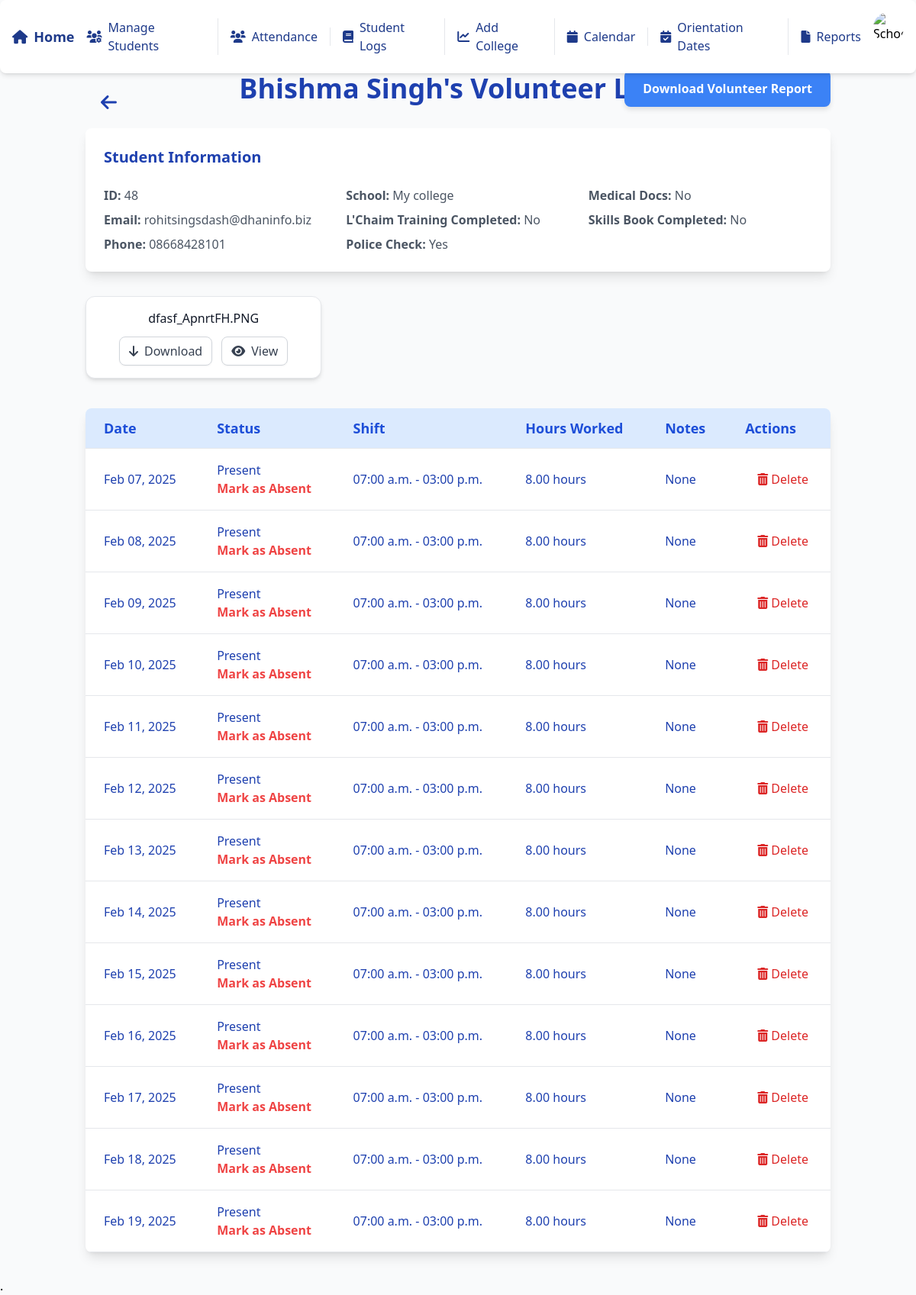
Screenshot of /student/48/logs/ with the database file from the repository.
### students/models.py (models this page shows, shortened)
class StudentProfile(models.Model):
    SHIFT_CHOICES = [
        ('Weekdays', 'Weekdays'),
        ('Weekends', 'Weekends'),
    ]
    WEEKDAYS_CHOICES = [
        ('Monday', 'Monday'),
        ('Tuesday', 'Tuesday'),
        ('Wednesday', 'Wednesday'),
        ('Thursday', 'Thursday'),
        ('Friday', 'Friday'),
    ]
    first_name = models.CharField(max_length=100)
    last_name = models.CharField(max_length=100)
    phone = models.CharField(max_length=15, default='')
    email = models.EmailField(unique=True)
    college_contact_person = models.EmailField(default='', blank=True)
    school = models.CharField(max_length=100)
    college = models.ForeignKey(College, on_delete=models.SET_NULL, null=True, blank=True)
    lchaim_training_completed = models.BooleanField(default=False)
    police_check = models.BooleanField(default=False)
    med_docs = models.BooleanField(default=False)
    hours_requested = models.IntegerField(null=True)
    hours_completed = models.PositiveIntegerField(default=0)
    shift_requested = models.CharField(max_length=10, choices=SHIFT_CHOICES)
    weekdays_selected = models.TextField(null=True, blank=True)
    assigned_shift = models.ForeignKey(Shift, on_delete=models.SET_NULL, null=True, blank=True, related_name="students")
    start_date = models.DateField(null=True)
    end_date = models.DateField(null=True)
    lchaim_orientation_date = models.ForeignKey(OrientationDate, on_delete=models.SET_NULL, null=True, blank=True)
    skills_book_completed = models.BooleanField(default=False)
    comments = models.TextField(blank=True, null=True)
    status = models.CharField(
        max_length=10,
        choices=[('Training', 'Training'), ('Graduated', 'Graduated')],
        default='Training'
    )

class StudentFile(models.Model):
    student = models.ForeignKey(StudentProfile, on_delete=models.CASCADE, related_name="files")
    file = models.FileField(upload_to="student_files/")
    uploaded_at = models.DateTimeField(auto_now_add=True)
    class Meta:
        ordering = ['uploaded_at']

class VolunteerLog(models.Model):
    student = models.ForeignKey(StudentProfile, on_delete=models.CASCADE, related_name="volunteer_logs")
    date = models.DateField()
    shift = models.ForeignKey(Shift, on_delete=models.SET_NULL, null=True, blank=True)
    start_time = models.TimeField(null=True, blank=True)
    end_time = models.TimeField(null=True, blank=True)
    hours_worked = models.DecimalField(max_digits=5, decimal_places=2, null=True)
    status = models.CharField(max_length=10, choices=[('Present', 'Present'), ('Absent', 'Absent')], default='Absent')
    notes = models.TextField(blank=True, null=True)
    class Meta:
        ordering = ['date']

### students/views.py (the view, shortened to what this page needs)
# urls.py: path('student/<int:student_id>/logs/', views.student_details, name='student_details'),
def student_details(request, student_id):
    student = get_object_or_404(StudentProfile, id=student_id)
    volunteer_logs = VolunteerLog.objects.filter(student=student).order_by('date')  # Ascending order
    student_files = StudentFile.objects.filter(student=student)
    filename_pattern = re.compile(r'([^/]+)$')
    for file in student_files:
        match = filename_pattern.search(file.file.name)
        if match:
            file.file = match.group(0)
    total_hours = 0
    for log in volunteer_logs:
        if log.status == 'Present':
            total_hours += log.hours_worked if log.hours_worked else 7
    return render(request, 'student_details.html', {
        'student': student,
        'volunteer_logs': volunteer_logs,
        'total_hours': total_hours,
        'student_files': student_files
    })

### students/templates/student_details.html (shortened to what this page needs)
<!DOCTYPE html>
<html lang="en">
<head>
    <script src="https://cdn.tailwindcss.com"></script>
</head>
<body class="bg-gray-50">
    {% include 'navbar.html' %}
    <div class="container mx-auto px-6 mt-24">
        <div class="header-container mb-8">
            <button onclick="window.history.back()" class="back-button">
                <i class="fas fa-arrow-left"></i>
            </button>
            <h1 class="text-4xl font-semibold text-blue-800">
                {{ student.first_name }} {{ student.last_name }}'s Volunteer Logs
            </h1>
            <a href="{% url 'download_excel_user_wise' student.id %}" class="download-btn">
                Download Volunteer Report
            </a>
        </div>
        <div class="grid gap-8 mb-8">
            <div class="col-span-1 bg-white p-6 rounded-lg shadow-lg hover:shadow-xl transition duration-300">
                <h3 class="text-xl font-semibold text-blue-800 mb-6">Student Information</h3>
                <div class="grid grid-cols-1 sm:grid-cols-2 lg:grid-cols-3 gap-6">
                    <div class="space-y-2">
                        <p class="text-gray-600"><strong>ID:</strong> {{ student.id }}</p>
                        <p class="text-gray-600"><strong>Email:</strong> {{ student.email }}</p>
                        <p class="text-gray-600"><strong>Phone:</strong> {{ student.phone }}</p>
                    </div>
                    <div class="space-y-2">
                        <p class="text-gray-600"><strong>School:</strong> {{ student.school }}</p>
                        <p class="text-gray-600"><strong>L'Chaim Training Completed:</strong> {{student.lchaim_training_completed|yesno:"Yes,No" }}</p>
                        <p class="text-gray-600"><strong>Police Check:</strong> {{ student.police_check|yesno:"Yes,No" }}</p>
                    </div>
                    <div class="space-y-2">
                        <p class="text-gray-600"><strong>Medical Docs:</strong> {{ student.med_docs|yesno:"Yes,No" }}
                        </p>
                        <p class="text-gray-600"><strong>Skills Book Completed:</strong> {{student.skills_book_completed|yesno:"Yes,No" }}</p>
                    </div>
                </div>
            </div>
        </div>
        <div class="grid grid-cols-1 sm:grid-cols-2 lg:grid-cols-3 gap-6">
            {% for file in student_files %}
            <div class="file-card flex flex-col items-center p-4 border rounded-xl shadow-md bg-white transition-transform transform hover:scale-[1.02] hover:shadow-lg">
                <span class="file-name font-medium text-gray-900 truncate w-full text-center">{{ file.file.name }}</span>
                <div class="mt-3 flex space-x-3">
                    <a href="{% url 'download_file' file.id %}" class="download-link flex items-center gap-2 text-gray-700 px-3 py-1.5 rounded-lg border border-gray-300 shadow-sm hover:bg-gray-100 transition">
                        <i class="fas fa-arrow-down"></i> Download
                    </a>
                    <a href="/media/student_files/{{ file.file.name }}" target="_blank" class="view-link flex items-center gap-2 text-gray-700 px-3 py-1.5 rounded-lg border border-gray-300 shadow-sm hover:bg-gray-100 transition">
                        <i class="fas fa-eye"></i> View
                    </a>
                </div>
            </div>
            {% empty %}
            <p class="text-gray-500 text-center">No files available for download.</p>
            {% endfor %}
        </div>
        <br>
        <div class="overflow-x-auto bg-white shadow-lg rounded-lg mb-8">
            <table class="min-w-full">
                <thead class="bg-blue-100">
                    <tr class="border-b">
                        <th class="py-3 px-6 text-left text-lg font-semibold text-blue-700">Date</th>
                        <th class="py-3 px-6 text-left text-lg font-semibold text-blue-700">Status</th>
                        <th class="py-3 px-6 text-left text-lg font-semibold text-blue-700">Shift</th>
                        <th class="py-3 px-6 text-left text-lg font-semibold text-blue-700">Hours Worked</th>
                        <th class="py-3 px-6 text-left text-lg font-semibold text-blue-700">Notes</th>
                        <th class="py-3 px-6 text-left text-lg font-semibold text-blue-700">Actions</th>
                    </tr>
                </thead>
                <tbody>
                    {% for log in volunteer_logs %}
                    <tr class="hover-row border-b">
                        <td class="py-4 px-6 text-blue-800">{{ log.date|date:"M d, Y" }}</td>
                        <td class="py-4 px-6 text-blue-800">
                            {{ log.status }}
                            {% if log.status == "Present" %}
                            <form method="POST" action="{% url 'student_details' student.id %}"
                                id="toggle-form-{{ log.id }}">
                                <button type="button" onclick="openModal({{ log.id }})"
                                    class="text-red-500 hover:text-red-700 font-semibold">Mark as Absent</button>
                            </form>
                            {% else %}
                            <span class="text-gray-500">Absent</span>
                            {% endif %}
                        </td>
                        <td class="py-4 px-6 text-blue-800">{{ log.start_time|time:"h:i a" }} - {{ log.end_time|time:"h:i a" }}</td>
                        <td class="py-4 px-6 text-blue-800">{{ log.hours_worked }} hours</td>
                        <td class="py-4 px-6 text-blue-800">
                            {{ log.notes|default:"None" }}
                        </td>
                        <td class="py-4 px-6 text-blue-800">
                            <button type="button" onclick="openDeleteModal({{ log.id }})"
                                class="ml-4 text-red-600 hover:text-red-800">
                                <i class="fas fa-trash-alt"></i> Delete
                            </button>
                        </td>
                    </tr>
                    {% endfor %}
                </tbody>
            </table>
        </div>
    </div>
.
</body>
</html>

### students/templates/student_details.html (style rules this page uses)
.back-button { position: absolute; top: 20px; left: 20px; background-color: transparent; color: #1E40AF; font-size: 24px; border: none; cursor: pointer; transition: transform 0.3s; }
.header-container { position: relative; text-align: center; }
.download-btn { position: absolute; top: 50%; right: 0; transform: translateY(-50%); background-color: #3B82F6; padding: 12px 24px; color: white; font-size: 16px; font-weight: 600; border-radius: 8px; box-shadow: 0 4px 6px rgba(0, 0, 0, 0.1); }
.file-card { display: flex; justify-content: space-between; align-items: center; background-color: #fff; border-radius: 8px; padding: 15px; margin-bottom: 15px; box-shadow: 0 2px 10px rgba(0, 0, 0, 0.1); transition: transform 0.2s, box-shadow 0.2s; }
.file-name { font-size: 16px; color: #333; }
.download-link { color: #1D4ED8; font-weight: 500; text-decoration: none; transition: color 0.3s; }

### rows the page displays
StudentProfile: first_name "Bhishma", last_name "Singh", id "48", email "rohitsingsdash@dhaninfo.biz", phone "08668428101", school "My college", lchaim_training_completed "No", police_check "Yes", med_docs "No", skills_book_completed "No"
StudentFile: file.name "dfasf_ApnrtFH.PNG"
VolunteerLog: date "Feb 07, 2025", status "Present", start_time "07:00 a.m.", end_time "03:00 p.m.", hours_worked "8.00", notes "None"
VolunteerLog: date "Feb 08, 2025", status "Present", start_time "07:00 a.m.", end_time "03:00 p.m.", hours_worked "8.00", notes "None"
VolunteerLog: date "Feb 09, 2025", status "Present", start_time "07:00 a.m.", end_time "03:00 p.m.", hours_worked "8.00", notes "None"
VolunteerLog: date "Feb 10, 2025", status "Present", start_time "07:00 a.m.", end_time "03:00 p.m.", hours_worked "8.00", notes "None"
VolunteerLog: date "Feb 11, 2025", status "Present", start_time "07:00 a.m.", end_time "03:00 p.m.", hours_worked "8.00", notes "None"
VolunteerLog: date "Feb 12, 2025", status "Present", start_time "07:00 a.m.", end_time "03:00 p.m.", hours_worked "8.00", notes "None"
VolunteerLog: date "Feb 13, 2025", status "Present", start_time "07:00 a.m.", end_time "03:00 p.m.", hours_worked "8.00", notes "None"
VolunteerLog: date "Feb 14, 2025", status "Present", start_time "07:00 a.m.", end_time "03:00 p.m.", hours_worked "8.00", notes "None"
VolunteerLog: date "Feb 15, 2025", status "Present", start_time "07:00 a.m.", end_time "03:00 p.m.", hours_worked "8.00", notes "None"
VolunteerLog: date "Feb 16, 2025", status "Present", start_time "07:00 a.m.", end_time "03:00 p.m.", hours_worked "8.00", notes "None"
VolunteerLog: date "Feb 17, 2025", status "Present", start_time "07:00 a.m.", end_time "03:00 p.m.", hours_worked "8.00", notes "None"
VolunteerLog: date "Feb 18, 2025", status "Present", start_time "07:00 a.m.", end_time "03:00 p.m.", hours_worked "8.00", notes "None"
VolunteerLog: date "Feb 19, 2025", status "Present", start_time "07:00 a.m.", end_time "03:00 p.m.", hours_worked "8.00", notes "None"
